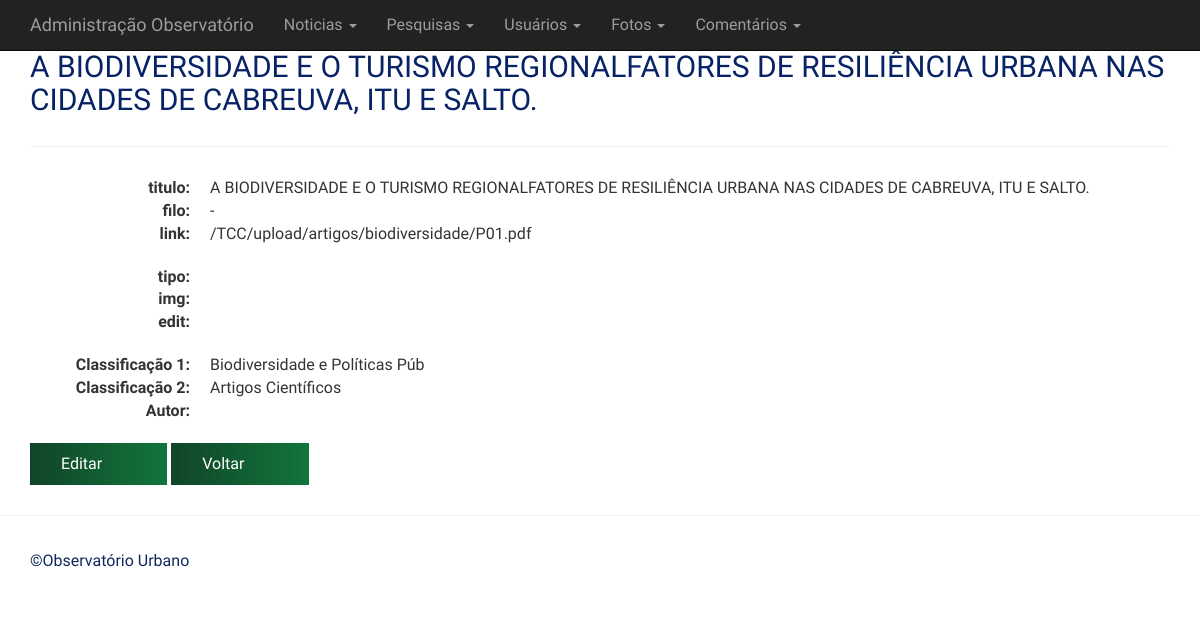
/adm/LEEF/view.php?id=1, run on the app's committed database.
### tables this page shows
CREATE TABLE `documentos` (
  `id` int(11) NOT NULL COMMENT 'Chave da tabela',
  `id_usuario` int(11) NOT NULL COMMENT 'chave estrangeira da tabela usuario',
  `titulo` text NOT NULL COMMENT 'Título do Documento',
  `filo` varchar(25) NOT NULL COMMENT 'Espécie do animal/planta citada no documento',
  `link` text NOT NULL COMMENT 'Link para o documento',
  `image` text NOT NULL COMMENT 'imagem do documento',
  `nomeclatura` varchar(60) NOT NULL COMMENT 'Categoria do documento',
  `classe` varchar(60) NOT NULL COMMENT 'Tipo do documento',
  `created` datetime NOT NULL DEFAULT current_timestamp() ON UPDATE current_timestamp() COMMENT 'data de criação',
  `modifed` datetime DEFAULT NULL COMMENT 'data de modificação'
);

### adm/inc/database.php (called while the page is built, shortened)
<?php
function open_database() {
	try {
		$conn = new mysqli(DB_HOST, DB_USER, DB_PASSWORD, DB_NAME);
		return $conn;
	} catch (Exception $e) {
		echo $e->getMessage();
		return null;
	}
}
function find( $table = null, $id = null ) {
	$database = open_database();
	$found = null;
	try {
	  if ($id) {
	    $sql = "SELECT * FROM " . $table . " WHERE id = " . $id;
	    $result = $database->query($sql);
	    if ($result->num_rows > 0) {
	      $found = $result->fetch_assoc();
	    }
	  } else {
	    $sql = "SELECT * FROM " . $table;
	    $result = $database->query($sql);
	    if ($result->num_rows > 0) {
	      $found = $result->fetch_all(MYSQLI_ASSOC);
	    }
	  }
	} catch (Exception $e) {
	  $_SESSION['message'] = $e->GetMessage();
	  $_SESSION['type'] = 'danger';
  }
    return $found;
}

### adm/LEEF/functions.php (called while the page is built, shortened)
<?php
function view($id = null) {
	$customer = find('documentos', $id);
  }

### adm/LEEF/view.php (the view, shortened to what this page needs)
<?php
	require_once('functions.php');
	view($_GET['id']);
?>
<h2><?php echo $customer['titulo']; ?></h2>
<hr>
<dl class="dl-horizontal">
	<dt>titulo:</dt>
	<dd><?php echo $customer['titulo']; ?></dd>
	<dt>filo:</dt>
	<dd><?php echo $customer['filo']; ?></dd>
	<dt>link:</dt>
	<dd><?php echo $customer['link']; ?></dd>
</dl>
<dl class="dl-horizontal">
	<dt>tipo:</dt>
	<dd><?php echo $customer['tipo']; ?></dd>
	<dt>img:</dt>
	<dd><?php echo $customer['img']; ?></dd>
	<dt>edit:</dt>
	<dd><?php echo $customer['edit']; ?></dd>
</dl>
<dl class="dl-horizontal">
	<dt>Classificação 1:</dt>
	<dd><?php echo $customer['nomeclatura']; ?></dd>
	<dt>Classificação 2:</dt>
	<dd><?php echo $customer['classe']; ?></dd>
	<dt>Autor:</dt>
	<dd><?php echo $customer['edit']; ?></dd>
</dl>
<div id="actions" class="row">
	<div class="col-md-12">
	  <a href="edit.php?id=<?php echo $customer['id']; ?>" class="btn btn-primary">Editar</a>
	  <a href="index.php" class="btn btn-default">Voltar</a>
	</div>
</div>

### adm/inc/header.php (style rules this page uses)
body { padding-top: 50px; padding-bottom: 20px; }

### data on the page
documentos: titulo "A BIODIVERSIDADE E O TURISMO REGIONALFATORES DE RESILIÊNCIA URBANA NAS CIDADES DE CABREUVA, ITU E SALTO.", filo "-", link "/TCC/upload/artigos/biodiversidade/P01.pdf", nomeclatura "Biodiversidade e Políticas Púb", classe "Artigos Científicos"
